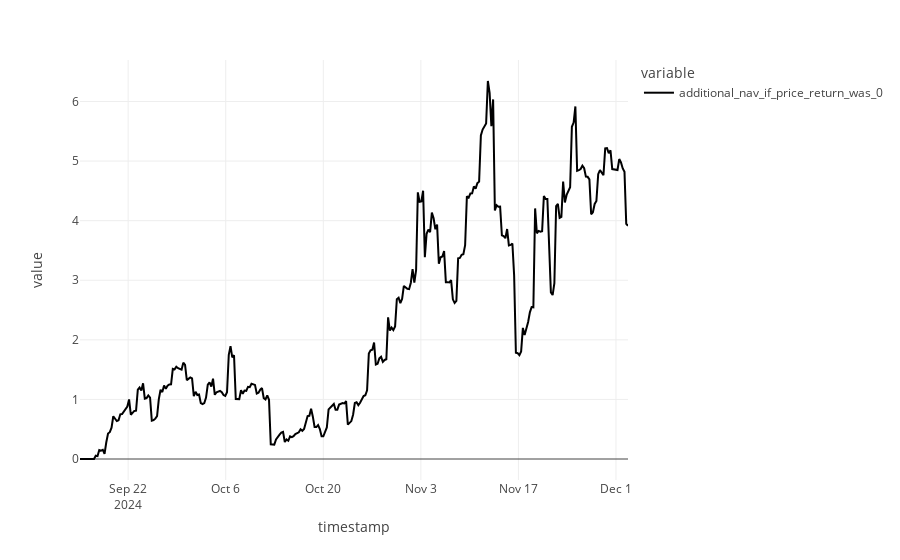

Notebook code cell kept with this figure:
### Code cell
import plotly.express as px

px.line(implied_extra_nav_if_price_return_is_zero)

### Figure 1 — Plotly figure (JSON) as saved in the notebook; plotly's stock layout.template omitted (floating-point values rounded to 4 significant figures; data arrays with more than 128 entries replaced by an {"elided": "..."} marker saying what was removed)
{"data": [{"hovertemplate": "variable=additional_nav_if_price_return_was_0<br>timestamp=%{x}<br>value=%{y}<extra></extra>", "legendgroup": "additional_nav_if_price_return_was_0", "line": {"color": "#000001", "dash": "solid"}, "marker": {"symbol": "circle"}, "mode": "lines", "name": "additional_nav_if_price_return_was_0", "orientation": "v", "showlegend": true, "type": "scatter", "x": {"elided": "314 str values"}, "xaxis": "x", "y": {"elided": "314 float values"}, "yaxis": "y"}], "layout": {"legend": {"title": {"text": "variable"}, "tracegroupgap": 0}, "margin": {"t": 60}, "xaxis": {"anchor": "y", "domain": [0, 1], "title": {"text": "timestamp"}}, "yaxis": {"anchor": "x", "domain": [0, 1], "title": {"text": "value"}}}}
